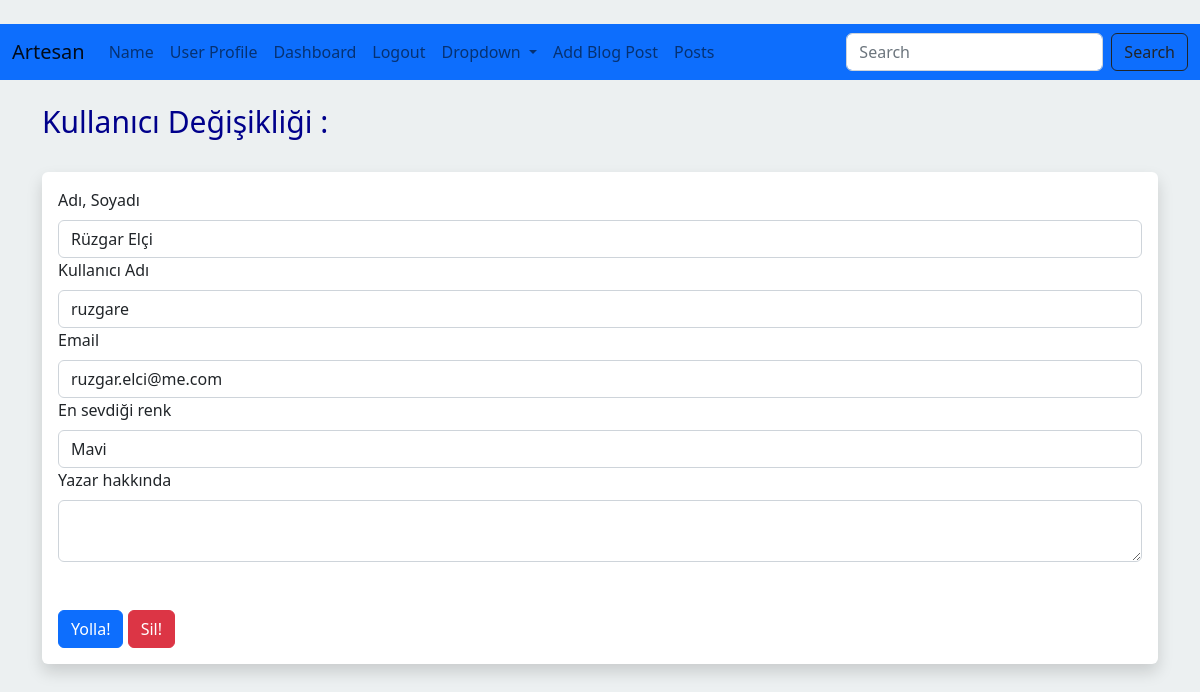
Screenshot of /update/2 (signed in) with the database file from the repository.
### app.py (models this page shows, shortened)
class Personel(db.Model, UserMixin):
    __tablename__='personel'
    id = db.Column(db.Integer, primary_key=True)
    username=db.Column(db.String(20), nullable=False, unique=True)
    name = db.Column(db.String(200), nullable=False)
    email = db.Column(db.String(120), nullable=False, unique=True)
    favourite_color=db.Column(db.String(120))
    about_author = db.Column(db.Text(), nullable=True) #Postgres'e geçmek için Text character sayısını (500) kaldırdım!
    date_added = db.Column(db.DateTime, default=datetime.utcnow() + timedelta(hours=3))
    profile_pic=db.Column(db.String(), nullable=True)
    password_hash=db.Column(db.String(128))
    posts=db.relationship('Posts', backref='poster')
    @property
    def password(self):
        raise AttributeError('Şifre okunabilir değil!')

### app.py (the view)
@app.route('/update/<int:id>', methods=['GET','POST'])
@login_required
def update(id):
    form=PersonelForm()
    name_to_update=Personel.query.get_or_404(id)
    if request.method =='POST':
        name_to_update.name=request.form['name']
        name_to_update.email = request.form['email']
        name_to_update.favourite_color = request.form['favourite_color']
        name_to_update.username = request.form['username']
        name_to_update.about_author=request.form['about_author']
        try:
            db.session.commit()
            flash("Kullanıcı verileri değiştirildi!")
            return render_template("update.html", form=form, name_to_update=name_to_update,id=id)
        except:
            flash("Oops bir problem var, değişiklik gerçekleşmedi, tekrar deneyin!")
            return render_template("update.html", form=form, name_to_update=name_to_update,id=id)
    else :
        return render_template("update.html", form=form, name_to_update=name_to_update,id=id)

### webforms.py
class PersonelForm(FlaskForm):
    name = StringField("Adı, Soyadı", validators=[DataRequired()])
    username = StringField("Kullanıcı Adı", validators=[DataRequired()])
    email = StringField("Email", validators=[DataRequired()])
    favourite_color=StringField("En sevdiği renk")
    about_author = TextAreaField("Yazar hakkında")
    password_hash = PasswordField("Şifre", validators=[DataRequired(), EqualTo("password_hash2", message='Şifreler aynı olmalı!')])
    password_hash2 = PasswordField("Şifreyi tekrarla", validators=[DataRequired()])
    profile_pic=FileField("Profil Resmi")
    submit = SubmitField("Yolla!")

class SearchForm(FlaskForm):
    searched=StringField('Aranan', validators=[DataRequired()])
    submit=SubmitField('Yolla')

### app.py (called while the page is built)
@login_manager.user_loader
def load_user(user_id):
    return Personel.query.get(int(user_id))

@app.context_processor
def base():
    form=SearchForm()
    return dict(form=form)

### templates/update.html (shortened to what this page needs)
{% extends "base.html" %}
{% block content %}
{% if id==current_user.id %}
        <h1>Kullanıcı Değişikliği : </h1>
        <br/>
    <div class="shadow p-3 mb-5 bg-body rounded">
        <form action="/update/{{name_to_update.id}}" method="POST">
            {{ form.name.label(class="form-label") }}
            {{ form.name(class="form-control", value=name_to_update.name) }}
            {{ form.username.label(class="form-label") }}
            {{ form.username(class="form-control", value=name_to_update.username) }}
            {{ form.email.label(class="form-label") }}
            {{ form.email(class="form-control", value=name_to_update.email) }}
            {{ form.favourite_color.label(class="form-label") }}
            {{ form.favourite_color(class="form-control", value=name_to_update.favourite_color) }}
            {{ form.about_author.label(class="form-label") }}
            {{ form.about_author(class="form-control", value=name_to_update.about_author)}}
            <br/>
            <br/>
            {{ form.submit(class="btn btn-primary") }}
            <a href="{{url_for('delete', id=id)}}"class="btn btn-danger">Sil!</a>
    </form>
    </div>
<br/><br/><br/>
{% else %}
    <div class="alert alert-warning alert-dismissible fade show" role="alert">
    Özür dileriz! Bu kullanıcı verilerini değiştiremezsiniz!..
    <button type="button" class="btn-close" data-bs-dismiss="alert" aria-label="Close"></button>
    </div>
    <h3>Erişim engellendi!</h3>
{% endif %}
{% endblock %}

### static/css/style.css (style rules this page uses)
h1 { color:darkblue; font-size:30px }
body { background: #ECF0F1 }

### rows the page displays
Personel: name "Rüzgar Elçi", username "ruzgare", email "ruzgar.elci@me.com", favourite_color "Mavi"
